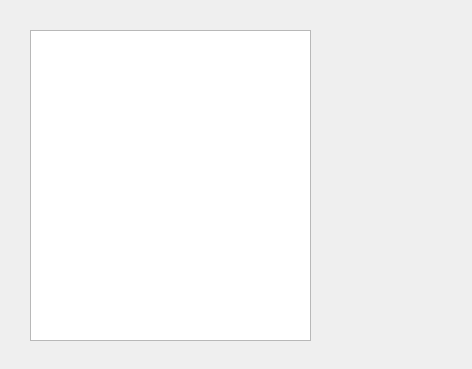
<?xml version="1.0" encoding="UTF-8"?>
<ui version="4.0">
 <class>PointsList</class>
 <widget class="QDialog" name="PointsList">
  <property name="geometry">
   <rect>
    <x>0</x>
    <y>0</y>
    <width>472</width>
    <height>369</height>
   </rect>
  </property>
  <property name="windowTitle">
   <string>Dialog</string>
  </property>
  <widget class="QListWidget" name="list_Points">
   <property name="geometry">
    <rect>
     <x>30</x>
     <y>30</y>
     <width>281</width>
     <height>311</height>
    </rect>
   </property>
  </widget>
 </widget>
 <resources/>
 <connections/>
</ui>
